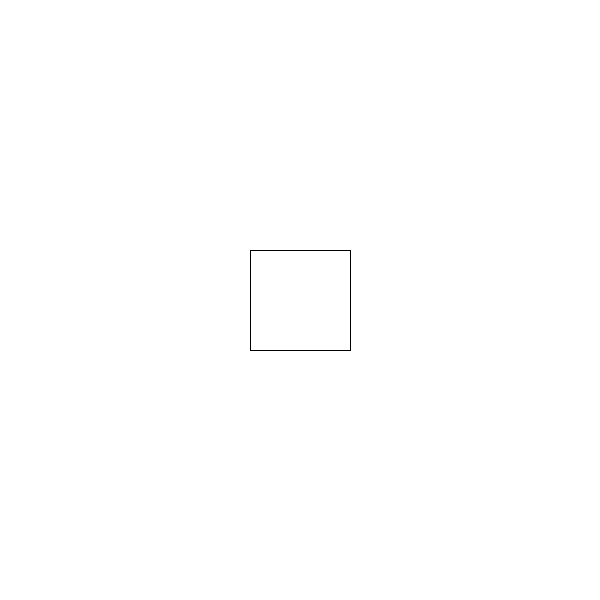
Frame 1 (no input)
Frame 60 (the mouse pressed at the canvas centre just before this capture): identical to frame 1, image omitted
Frame 120 (the mouse held since frame 60 and released just before this capture): identical to frame 1, image omitted

The Processing sketch that drew this single still picture (run headless with seeded random() and noise(); from frame 60 on, the mouse is pressed at the canvas centre):

// Processing sketch: w14_01
// ── w14_01.pde
// this program draws a rectangle to the center of the screen.
// as shown in the gif, use map() and other means to use the mouse
// position to change attributes of the rectangle. 

// when mouseY is at height, the rectangle should be the width 
// and height of the screen.

// when mouseX is at 0, the rect should be red. when mouseX
// is at width, it should be blue. (it doesn't matter what colors are in-between.)

// moving the mouse from the left to the right side of the screen
// should result in the rectangle doing one full rotation (360 degrees).


void setup() {
  size(600, 600);
  rectMode(CENTER);
}

void draw() {
  background(255);
  
  pushMatrix();
  translate(width/2, height/2);
  // add a mapped rotation here
  
  // map the value of s here
  float s = 100;
  
  // map the color here (hint try using either lerpColor or HSB color mode)
  color c = color(255);
  
  fill(c);
  rect(0, 0, s, s);
  popMatrix();
}
